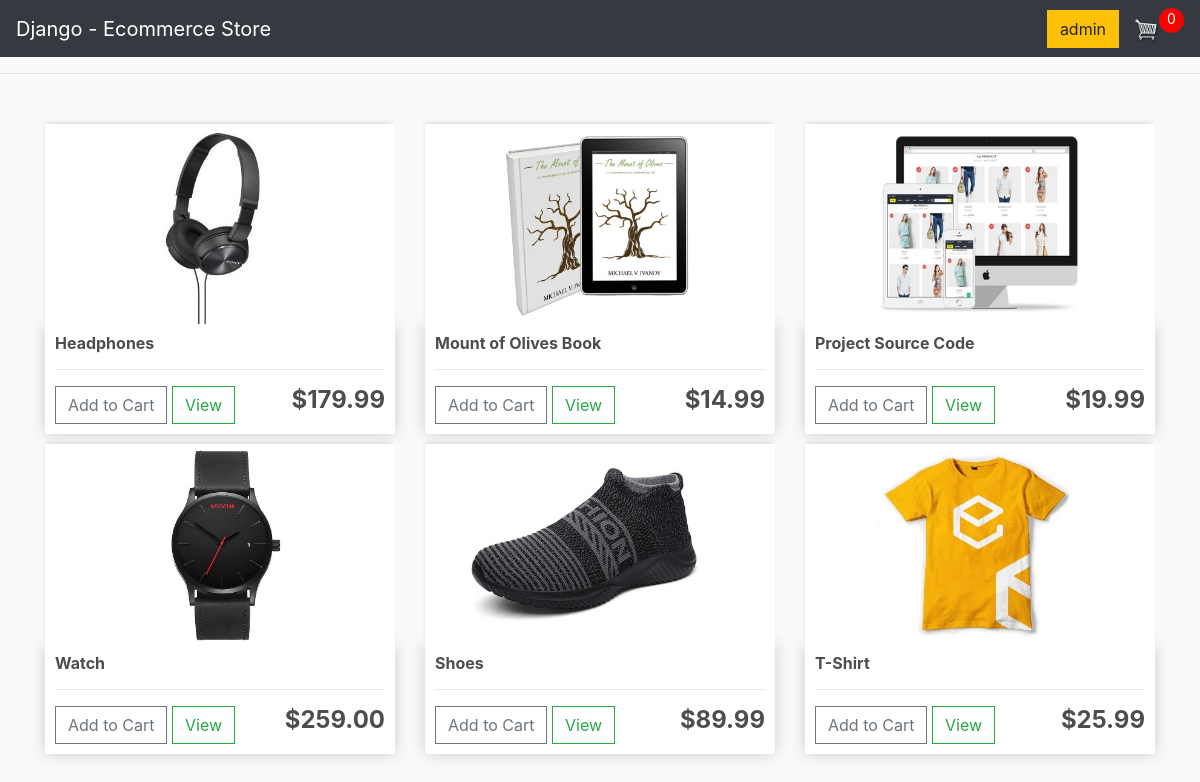
The app's page / (signed in) with its own data.
### store/models.py (models this page shows, shortened)
class Product(models.Model):
    name =  models.CharField(max_length=200)
    price = models.DecimalField(max_digits=7, decimal_places=2)
    digital = models.BooleanField(default=False, null=True, blank=True)
    image = models.ImageField(null=True, blank=True)
    @property # property decorator: lets you access this as an attribut rather than a method
    def imageURL(self):
        try:
            url = self.image.url
        except:
            url = ''
        return url

### store/views.py (the view)
# urls.py: path('', include('store.urls')),
def store(request):
     data = cartData(request)
     cartItems = data['cartItems']
     products = Product.objects.all()
     context = {'products': products, 'cartItems': cartItems}
     return render(request, 'store/store.html', context)

### store/models.py (called while the page is built)
    @property
    def get_cart_items(self):
        orderitems = self.orderitem_set.all()
        total = sum([item.quantity for item in orderitems])
        return total

### store/utils.py (called while the page is built)
def cartData(request):
     if request.user.is_authenticated:
          customer = request.user.customer
          order, created = Order.objects.get_or_create(customer=customer, complete=False)
          items = order.orderitem_set.all()
          cartItems = order.get_cart_items
     else:
          cookieData = cookieCart(request)
          cartItems = cookieData['cartItems']
          order = cookieData['order']
          items = cookieData['items']
     return {'items': items, 'order': order, 'cartItems': cartItems}

### store/templates/store/store.html
{% extends 'store/main.html' %}
{% load static %}
{% block content %}
    <div class="row">
        {% for product in products %}
        <div class="col-lg-4">
            <img class="thumbnail" src="{{product.imageURL}}">
            <div class="box-element product">
                <h6><strong>{{product.name}}</strong></h6>
                <hr>
                <button data-product="{{product.id}}" data-action="add" class="btn btn-outline-secondary add-btn update-cart">Add to Cart</button>
                <a class="btn btn-outline-success" href="#">View</a>
                <h4 style="display: inline-block; float: right"><strong>${{product.price|floatformat:2}}</strong></h4>
            </div>
        </div>
        {% endfor %}
    </div>
{% endblock content %}

### store/templates/store/main.html (shortened to what this page needs)
<!DOCTYPE html>
{% load static %}
<html>
<head>
	<link rel="stylesheet" href="https://stackpath.bootstrapcdn.com/bootstrap/4.4.1/css/bootstrap.min.css">
	<link rel="stylesheet" type="text/css" href="{% static 'css/main.css' %}">
</head>
<body>
    <nav class="navbar navbar-expand-lg navbar-dark bg-dark">
        <a class="navbar-brand" href="{% url 'store' %}">Django - Ecommerce Store</a>
        <div class="collapse navbar-collapse" id="navbarSupportedContent">
            <div class="form-inline my-2 my-lg-0">
                {% if user.is_authenticated %}
                    <a href="#" class="btn btn-warning">{{ user }}</a>
                {% else %}
                    <a href="#" class="btn btn-warning">Login</a>
                {% endif %}
                <a href="{% url 'cart' %}">
                    <img id="cart-icon" src="{% static 'images/cart.png' %}">
                </a>
                <p id="cart-total">{{cartItems}}</p>
            </div>
        </div>
    </nav>
    <hr>
    <div class="container">
        <br>
        {% block content %}
        {% endblock content %}
    </div>
</body>
</html>

### static/css/main.css (style rules this page uses)
body { background-color: hsl(0, 0%, 98%); }
h1,h2,h3,h4,h5,h6 { color:hsl(0, 0%, 30%); }
.box-element { box-shadow:hsl(0, 0%, 80%) 0 0 16px; background-color: #fff; border-radius: 4px; padding: 10px; }
.thumbnail { width: 100%; height: 200px; -webkit-box-shadow: -1px -3px 5px -2px rgba(214,214,214,1); -moz-box-shadow: -1px -3px 5px -2px rgba(214,214,214,1); box-shadow: -1px -3px 5px -2px rgba(214,214,214,1); }
.product { border-radius: 0 0 4px 4px; }
.bg-dark { background-color: #343a40!important; }
#cart-icon { width:25px; display: inline-block; margin-left: 15px; }
#cart-total { display: block; text-align: center; color:#fff; background-color: red; width: 25px; height: 25px; border-radius: 50%; font-size: 14px; }
.col-lg-4, .col-lg-6, .col-lg-8, .col-lg-12 { margin-top: 10px; }
.btn { border-radius: 0; }

### records on screen
Product: imageURL (picture), name "Headphones", price "179.99"
Product: imageURL (picture), name "Mount of Olives Book", price "14.99"
Product: imageURL (picture), name "Project Source Code", price "19.99"
Product: imageURL (picture), name "Watch", price "259.00"
Product: imageURL (picture), name "Shoes", price "89.99"
Product: imageURL (picture), name "T-Shirt", price "25.99"

### other values on screen
{{ user }} "admin"
{{ cartItems }} "0"
